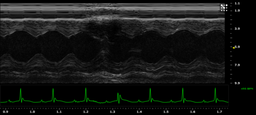
#> input picture sample1.png, 256 x 115 px, shrunk from 1242 x 557 before the run
$ python -i functions.py   (imports and definitions only)
#> lines starting #> are read from the running program, lines starting #| are printed output that depends on the picture; after the words box and inside, x2 and y2 are one past the last pixel; in counts of white or black regions, pixels touching at a corner belong together
import cv2 as cv
import numpy as np
from copy import deepcopy
from funcions2 import calcular_valors
def printimg(nom,img):

    cv.imshow(nom,img)
    cv.waitKey(0)
    cv.destroyAllWindows()


# [26 lines left out: functions printimg2, omplirdesderalla, not called in this run]

def nomesralla(img2):
    img = deepcopy(img2)
    len2 = int(len(img) / 2)

    for y in range(len(img[0])):
        b = False
        for a in range(len2):
            x = (len2) - a - 1
            if(not b and img[x][y] > 250):
                b = True
            elif(b): img[x][y] = 0

    for y in range(len(img[0])):
        b = False
        for a in range(len2):
            x = (len2) + a
            if(not b and img[x][y] > 250):
                b = True
            elif(b): img[x][y] = 0

    return img

def checkifnext(img, x, y):
    #print("dins2")
    for x2 in range(-5,5):
        #print("checking x:" , x + x2, "y: ", y, "val: ", x+x2 < len(img),  x+x2 > 0 , y + 1 < len(img[0]), img[x + x2][y + 1 ])
        if(x+x2 < len(img) and x+x2 > 0 and y < len(img[0]) and img[x + x2][y + 1 ] > 200):
            return True

    #print("ill return false")
    return False


def checkifline(img):
    #print("dins 1", )
    x = findxup(img, 0)
    y = 0
    while( y + 1 < len(img[0])):
        x = findxup(img, y)
        if(not checkifnext(img, x, y)):
            return False

        y += 1

    x = findxdown(img, 0)
    y = 0
    while( y + 1 < len(img[0])):
        x = findxdown(img, y)
        if(not checkifnext(img, x, y)):
            return False

        y += 1
    return True


def findxup(img, y):

    x = 0
    while(x < len(img) and img[x][y] < 250 ):
        x += 1
    return x


# [6 lines left out: function findxdown, not called in this run]

def parets_1_4(img): #parametre: imatge original, retorna una imatge amb les dos parets ( 1 i 4)

    img3 = cv.cvtColor(img,cv.COLOR_RGB2GRAY)

    # [22 lines of commented-out code are left out]

    for blr in range(10,20):
        print("for blr", blr)

        imgb = cv.blur(img3, (blr,blr))


        parametre = 50
        ret,img1 = cv.threshold(imgb,parametre,255,cv.THRESH_BINARY)
        img1 = nomesralla(img1)

        while(not checkifline(img1) and parametre < 200 ):
            #print("param = ", parametre)
            parametre += 3
            ret,img1 = cv.threshold(imgb,parametre,255,cv.THRESH_BINARY)
            #img1 = cv.adaptiveThreshold(imgb,255,cv.ADAPTIVE_THRESH_GAUSSIAN_C, cv.THRESH_BINARY, parametre, 4)
            nomesralla(img1)
            printimg(str(parametre), img1)

        if (parametre < 210):
            return img1
        else:
            print("not trobat", blr)

    return img1

# [273 lines left out: functions valid, notinlist, es_grup_mes_gran, buscar_cami, netejar_foto, paret_dins and 8 more, not called in this run]

>>> import cv2
>>> picture = cv2.cvtColor(cv2.imread('sample1.png'), cv2.COLOR_BGR2RGB)
>>> result = parets_1_4(picture)
#> the loop in parets_1_4, `for blr in range(10,20):` made 1 pass
#> pass 1, in parets_1_4, `imgb = cv.blur(img3, (blr,blr))`:
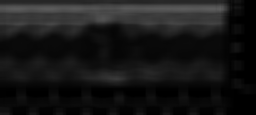
#> imgb: shape (115, 256); min 0, max 92, mean 22.8
#> pass 1, in parets_1_4, `ret,img1 = cv.threshold(imgb,parametre,255,cv.THRESH_BINARY)`:
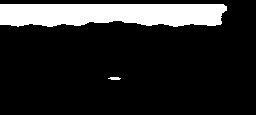
#> img1: shape (115, 256); 15.8% white; 2 white regions, box (x1, y1, x2, y2) and area: (0, 4, 227, 27) 4616, (108, 77, 121, 80) 31
#> pass 1, in parets_1_4, `img1 = nomesralla(img1)`:
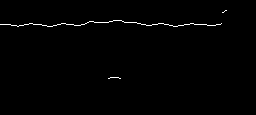
#> img1: shape (115, 256); 0.82% white in thin lines or dots, all inside (x1, y1, x2, y2) = (0, 10, 227, 79)
#> pass 1, in nomesralla (call 2), `img = deepcopy(img2)`:
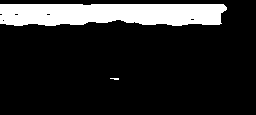
#> img: shape (115, 256); 15.3% white; 2 white regions (1 under 20 px), largest, box (x1, y1, x2, y2) and area: (0, 4, 227, 26) 4485
#> after the loop in parets_1_4, `for blr in range(10,20):`: img1: shape (115, 256); every value is 0

$ run again, on sample2.png
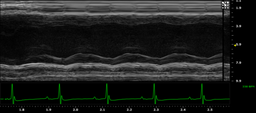
#> input picture sample2.png, 256 x 113 px, shrunk from 1235 x 544 before the run
#> the loop in parets_1_4, `for blr in range(10,20):` made 1 pass
#> pass 1, in parets_1_4, `ret,img1 = cv.threshold(imgb,parametre,255,cv.THRESH_BINARY)`:
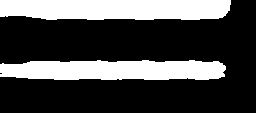
#> img1: shape (113, 256); 28.6% white; 2 white regions, box (x1, y1, x2, y2) and area: (0, 0, 231, 20) 4310, (0, 60, 226, 80) 3960
#> pass 1, in nomesralla (call 2), `img = deepcopy(img2)`:
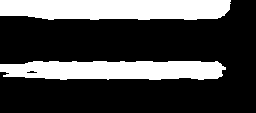
#> img: shape (113, 256); 27.6% white; 2 white regions, box (x1, y1, x2, y2) and area: (0, 0, 231, 20) 4259, (0, 61, 226, 80) 3727

$ run again, on screen2.png
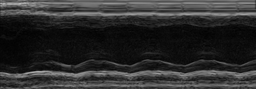
#> input picture screen2.png, 256 x 89 px, shrunk from 1148 x 398 before the run
#> picture is the input picture: shape (89, 256, 3); min 2, max 186, mean 44.4
#> the loop in parets_1_4, `for blr in range(10,20):` made 1 pass
#> pass 1, in parets_1_4, `ret,img1 = cv.threshold(imgb,parametre,255,cv.THRESH_BINARY)`:
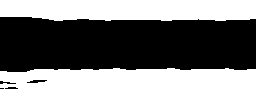
#> img1: shape (89, 256); 43.6% white; 2 white regions, box (x1, y1, x2, y2) and area: (0, 0, 256, 21) 5015, (0, 68, 256, 89) 4910
#> pass 1, in nomesralla (call 2), `img = deepcopy(img2)`:
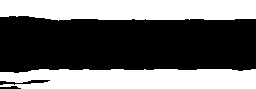
#> img: shape (89, 256); 42.3% white; 2 white regions, box (x1, y1, x2, y2) and area: (0, 0, 256, 21) 4902, (0, 69, 256, 89) 4739
